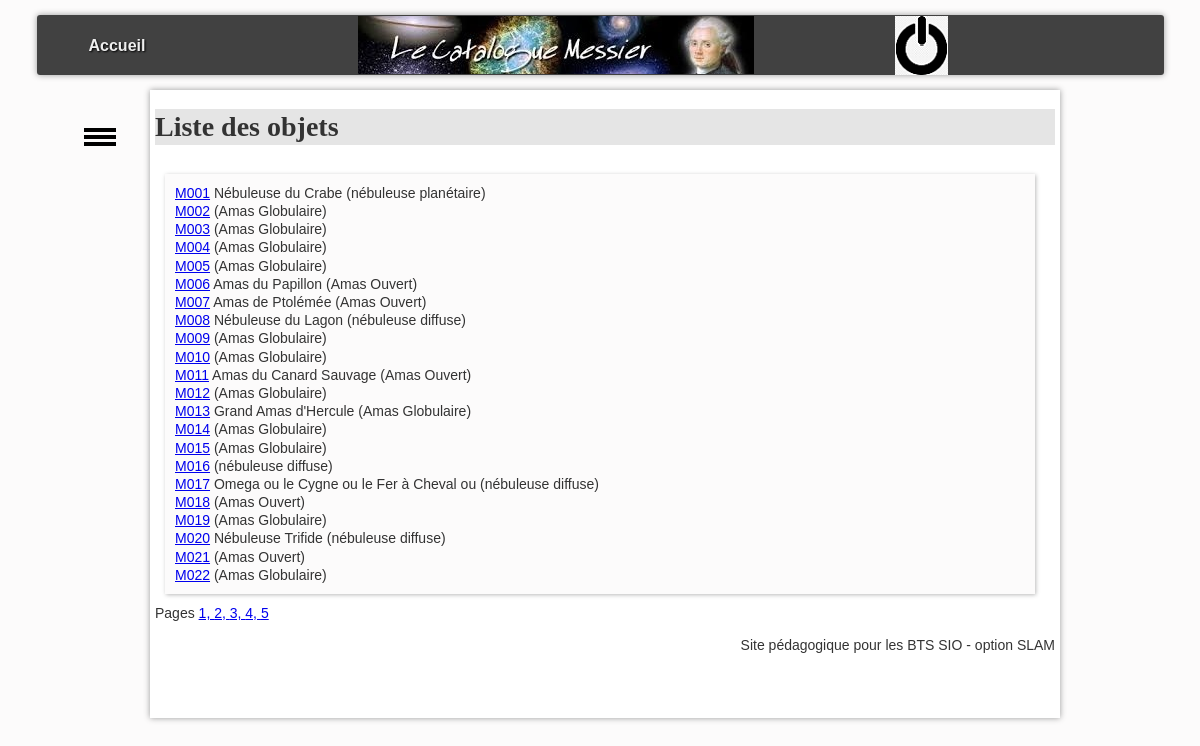
/SiteMessier2020-Login/SiteMessier2020-Login/controleur/ctrlListeObjets.php, run on the app's committed database.
### tables this page shows
CREATE TABLE IF NOT EXISTS `objet` (
  `numero` char(4) NOT NULL,
  `nomCommun` varchar(40) DEFAULT NULL,
  `constellation` varchar(40) DEFAULT NULL,
  `codeType` char(2) DEFAULT NULL,
  `periodeVisibilite` varchar(10) DEFAULT NULL,
  `magnitude` double(15,2) DEFAULT NULL,
  `diametreApparent` varchar(20) DEFAULT NULL,
  PRIMARY KEY (`numero`),
  KEY `codeType` (`codeType`)
);

CREATE TABLE IF NOT EXISTS `typeobjet` (
  `code` char(2) NOT NULL,
  `libelle` varchar(30) DEFAULT NULL,
  PRIMARY KEY (`code`),
  KEY `code` (`code`)
);

### SiteMessier2020-Login/SiteMessier2020-Login/controleur/ctrlListeObjets.php (called while the page is built, shortened)
<?php
if ( $_SERVER["SCRIPT_FILENAME"] == __FILE__ ){
    $racine="..";
}
$menuBurger = array();
$menuBurger[] = Array("url"=>"./?action=liste&page=1","label"=>"Liste des objets");
$menuBurger[] = Array("url"=>"./?action=recherche&critere=numero","label"=>"Recherche par numéro");
include_once "$racine/modele/modeleObjetDAO.php";
$listeObjets = ObjetDAO::readAll();
include "$racine/vue/vueEntete.php";
include "$racine/vue/vueListeObjets.php";
include "$racine/vue/vuePied.php";
?>

### SiteMessier2020-Login/SiteMessier2020-Login/modele/connexion.php (called while the page is built, shortened)
<?php
   class Connexion{
        private static $connexion;
        public static function getInstance(){
            if(!self::$connexion){
                try {
                    $serveur = 'mysql:host=localhost:3306';
                    $bdd = 'dbname=site_messier';
                    $user = 'root' ;
                    $mdp = '' ;
                    self::$connexion = new PDO($serveur.';'.$bdd, $user, $mdp);
                    self::$connexion->query("SET CHARACTER SET utf8");
                } catch (PDOException $e) {
                        throw new Exception("Erreur à  la connexion \n" . $e->getMessage());
                }
            }
            return self::$connexion;
        }
     }
?>

### SiteMessier2020-Login/SiteMessier2020-Login/modele/modeleObjetDAO.php (called while the page is built, shortened)
<?php
    require_once("connexion.php");
    class ObjetDAO{
        public static function readAll() {
            $resultat = array();
            $req = "SELECT numero, nomCommun, libelle FROM objet join typeObjet ON codeType = code ORDER BY 1";
            try {
                $curseur = Connexion::getInstance()->query($req);
                while ($ligne = $curseur->fetch(PDO::FETCH_ASSOC)) {
                    $resultat[] = $ligne;
                }
                return $resultat;
            }
            catch(PDOException $e) {
                print "Erreur !: " . $e->getMessage();
                die();
            }
        }
    }
?>

### SiteMessier2020-Login/SiteMessier2020-Login/vue/vueListeObjets.php (the view, shortened to what this page needs)
<h1>Liste des objets</h1>
<?php
    $page = $_GET["page"];
    switch($page){
        default:
            $debut = 0;
            $fin = 22;
    }
?>
<div class="card">
<?php
for ($i = $debut; $i < $fin; $i++) {
    $numero = $listeObjets[$i]['numero'];
    $nom = $listeObjets[$i]['nomCommun'];
    $libelleType = $listeObjets[$i]['libelle'];
?>
    <?php echo "<a href='./?action=detail&numero=" . $numero . "'>" . $numero . "</a>"; ?>
        <?= $nom." (".$libelleType.")" ?>
        <br />
    <?php
}
?>
</div>
Pages
<a href='./?action=liste&page=1'>1, </a>
<a href='./?action=liste&page=2'>2, </a>
<a href='./?action=liste&page=3'>3, </a>
<a href='./?action=liste&page=4'>4, </a>
<a href='./?action=liste&page=5'>5 </a>

### SiteMessier2020-Login/SiteMessier2020-Login/vue/vueEntete.php (shortened to what this page needs)
<!DOCTYPE html PUBLIC "-//W3C//DTD HTML 4.01 Transitional//EN" "http://www.w3.org/TR/html4/loose.dtd">
<html>
    <head>
    </head>
    <body>
    <nav>
            <ul id="menuGeneral">
                <li><a href="./?action=accueil">Accueil</a></li>
                <li></li>
                <li id="logo"><a href="./?action=accueil"><img src="images/catalogue.jpg" alt="logo" /></a></li>
                <li></li>
				<li></li>
				<li><a href="./?action=default"><img src="images/deconnexion.png" alt="Se déconnecter" /></a></li>
            </ul>
    </nav>
    <div id="bouton">
        <div></div>
        <div></div>
        <div></div>
    </div>
    <ul id="menuContextuel">
        <li><img src="images/imageMenu.jpg" alt="logo" /></li>
        <?php if (isset($menuBurger)) { ?>
            <?php for ($i = 0; $i < count($menuBurger); $i++) { ?>
                <li>
                    <a href="<?php echo $menuBurger[$i]['url']; ?>">
                    </a>
                </li>
            <?php } ?>
        <?php } ?>
    </ul>
    <div id="corps">

### SiteMessier2020-Login/SiteMessier2020-Login/vue/vuePied.php
        <p id ="texteAdroite">
            Site pédagogique pour les BTS SIO - option SLAM
        </p>
    </div>
  </body>
</html>

### SiteMessier2020-Login/SiteMessier2020-Login/css/base.css (style rules this page uses)
:root { --largeurPage: 900px; --largeurMenuCont: 200px; --margeCalc: calc((100% - var(--largeurPage)) / 2); --margeMenuHaut: 15px; --hauteurMenuGene: 60px; --coulA1: #5A7694; --coulA2: #D7E5ED; --coulB1: #566459; --coulB2: #90974A; --coulC: #CDBCA0; --fondC: #fcfbfb; --padding_cote: 5px; }
body { font-family: Arial; color: #333; font-size: 14px; line-height: 1.3; scroll-behavior: smooth; background-color: var(--fondC); }
#logo { text-align : center; }
#corps, #menuContextuel, #menuGeneral { transition-duration : 0.4s; }
#corps { top : 15px; margin-top: calc(var(--hauteurMenuGene) + var(--margeMenuHaut)); padding-bottom: 50px; padding-left: 5px; padding-right: 5px; position: absolute; left: var(--margeCalc); width: var(--largeurPage); background-color: #fff; box-shadow: 0px 0px 6px #999; min-height: 500px; }
#menuContextuel { position : fixed; left: var(--margeCalc); width: var(--largeurPage); background-color: var(--fondC); z-index:0; overflow : hidden; top: calc(var(--hauteurMenuGene) + var(--margeMenuHaut) + 50px); margin-top:0px; padding-top:0px; list-style-type : none; padding-left : 0px; width: var(--largeurMenuCont); border-radius: 3px; }
#bouton { top: calc(var(--hauteurMenuGene) + var(--margeMenuHaut) + 50px); position : fixed; left: calc((100% - var(--largeurPage)) / 2 - 70px); width: 40px; height: 25px; }
#bouton>div { margin-left: 4px; border: 1px solid #000; width: 30px; height: 2px; background-color: #000; margin-top: 3px; }
nav { position:fixed; top: var(--margeMenuHaut); left: 0px; width: 100%; height: var(--hauteurMenuGene); z-index: 100; }
#menuGeneral { text-align: center; width: calc(var(--largeurPage) + 220px + var(--padding_cote) + 2px); height: var(--hauteurMenuGene); background-color: rgba(45,45,45,0.9); color: #fff; margin: auto auto; box-shadow: 0px 0px 6px #999; border-radius: 3px; }
#menuGeneral { list-style-type: none; padding-left: 0px; }
#menuGeneral>li { float: left; width: 14.28%; height: 100%; vertical-align: middle; line-height: 60px; }
#logo>a>img { position: relative; }
#menuGeneral>li>a { height: var(--hauteurMenuGene); display: inline-block; vertical-align: middle; color: #eee; text-shadow: 1px 1px 2px #000; text-decoration: none; font-size: 16px; font-weight: bold; }
#menuGeneral>li>a>img { vertical-align: middle; }
#menuContextuel>li>a { color: var(--coulA1); font-weight: bold; text-decoration: none; }
#menuContextuel>li { padding-top: 5px; padding-bottom: 5px; margin-top: 0px; margin-bottom: 0px; padding-left: 8px; }
#menuContextuel>li:first-child { text-align : center; }

### SiteMessier2020-Login/SiteMessier2020-Login/css/cgu.css (style rules this page uses)
h1,h2,h3,h4 { font-family: Futura; background-color : rgba(0,0,0,0.1); }

### SiteMessier2020-Login/SiteMessier2020-Login/css/corps.css (style rules this page uses)
div.card { position : relative; width:850px; height : 400px; float:left; padding:10px; margin : 10px; background-color: var(--fondC); box-shadow: 1px 1px 4px #bbb; }
#texteAdroite { text-align: right; }

### data on the page
objet: numero "M001", nomCommun "Nébuleuse du Crabe", codeType.libelle "nébuleuse planétaire"
objet: numero "M002", codeType.libelle "Amas Globulaire"
objet: numero "M003", codeType.libelle "Amas Globulaire"
objet: numero "M004", codeType.libelle "Amas Globulaire"
objet: numero "M005", codeType.libelle "Amas Globulaire"
objet: numero "M006", nomCommun "Amas du Papillon", codeType.libelle "Amas Ouvert"
objet: numero "M007", nomCommun "Amas de Ptolémée", codeType.libelle "Amas Ouvert"
objet: numero "M008", nomCommun "Nébuleuse du Lagon", codeType.libelle "nébuleuse diffuse"
objet: numero "M009", codeType.libelle "Amas Globulaire"
objet: numero "M010", codeType.libelle "Amas Globulaire"
objet: numero "M011", nomCommun "Amas du Canard Sauvage", codeType.libelle "Amas Ouvert"
objet: numero "M012", codeType.libelle "Amas Globulaire"
objet: numero "M013", nomCommun "Grand Amas d'Hercule", codeType.libelle "Amas Globulaire"
objet: numero "M014", codeType.libelle "Amas Globulaire"
objet: numero "M015", codeType.libelle "Amas Globulaire"
objet: numero "M016", codeType.libelle "nébuleuse diffuse"
objet: numero "M017", nomCommun "Omega ou le Cygne ou le Fer à Cheval ou", codeType.libelle "nébuleuse diffuse"
objet: numero "M018", codeType.libelle "Amas Ouvert"
objet: numero "M019", codeType.libelle "Amas Globulaire"
objet: numero "M020", nomCommun "Nébuleuse Trifide", codeType.libelle "nébuleuse diffuse"
objet: numero "M021", codeType.libelle "Amas Ouvert"
objet: numero "M022", codeType.libelle "Amas Globulaire"
